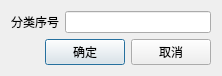
<?xml version="1.0" encoding="UTF-8"?>
<ui version="4.0">
 <class>DirProDialog</class>
 <widget class="QDialog" name="DirProDialog">
  <property name="geometry">
   <rect>
    <x>0</x>
    <y>0</y>
    <width>222</width>
    <height>71</height>
   </rect>
  </property>
  <property name="windowTitle">
   <string>Dialog</string>
  </property>
  <layout class="QVBoxLayout" name="verticalLayout">
   <item>
    <layout class="QHBoxLayout" name="horizontalLayout">
     <item>
      <widget class="QLabel" name="label">
       <property name="text">
        <string>分类序号</string>
       </property>
      </widget>
     </item>
     <item>
      <widget class="QLineEdit" name="lineEdit"/>
     </item>
    </layout>
   </item>
   <item>
    <layout class="QHBoxLayout" name="horizontalLayout_2">
     <item>
      <spacer name="horizontalSpacer">
       <property name="orientation">
        <enum>Qt::Horizontal</enum>
       </property>
       <property name="sizeHint" stdset="0">
        <size>
         <width>40</width>
         <height>20</height>
        </size>
       </property>
      </spacer>
     </item>
     <item>
      <widget class="QPushButton" name="pushButton">
       <property name="text">
        <string>确定</string>
       </property>
      </widget>
     </item>
     <item>
      <widget class="QPushButton" name="pushButton_2">
       <property name="text">
        <string>取消</string>
       </property>
      </widget>
     </item>
    </layout>
   </item>
  </layout>
 </widget>
 <resources/>
 <connections/>
</ui>
